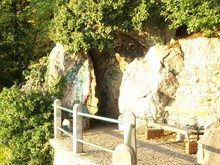
%> input picture 数字图像处理实验学长1资料/XJTU-Digital-Imagings-Process-Project-and-Experiments-main/Main Codes/homework2/Image A.jpg, 220 x 165 px, shrunk from 3648 x 2736 before the run
$ octave exercise2.m   (GNU Octave 9; MATLAB toolbox functions it lacks are replaced by stand-ins)
%> lines starting %> are read from the running program, lines starting %| are printed output that depends on the picture
% 读取两张图像，分别命名为A和B
A = imread('Image A.jpg');
%> A is the input picture: size 165x220x3 uint8; mean R, G, B 159.4, 154.7, 106.1
B = imread('Image B.jpg');
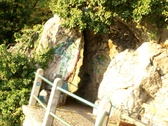
%> input picture 数字图像处理实验学长1资料/XJTU-Digital-Imagings-Process-Project-and-Experiments-main/Main Codes/homework2/Image B.jpg, 168 x 126 px, shrunk from 2785 x 2089 before the run
%> B is the input picture: size 126x168x3 uint8; mean R, G, B 151.6, 146.1, 103

% 将两张图像转换为灰度图像，分别命名为A_gray和B_gray
A_gray = rgb2gray(A);
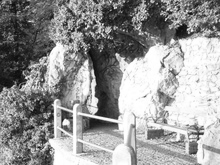
%> A_gray: size 165x220 uint8; min 7, max 255, mean 150.6
B_gray = rgb2gray(B);
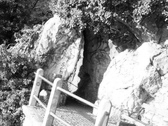
%> B_gray: size 126x168 uint8; min 2, max 255, mean 142.8

% 定义变换的初始参数，包括平移量(tx, ty)和旋转角度(theta)
tx = 0;
ty = 0;
theta = 0;

% 定义变换的步长，包括平移步长(delta_tx, delta_ty)和旋转步长(delta_theta)
delta_tx = 1;
delta_ty = 1;
delta_theta = 0.01;

% 定义变换的范围，包括平移范围(tx_min, tx_max, ty_min, ty_max)和旋转范围(theta_min, theta_max)
tx_min = -10;
tx_max = 10;
ty_min = -10;
ty_max = 10;
theta_min = -0.1;
theta_max = 0.1;

% 定义变换的终止条件，包括最大迭代次数(max_iter)和最小互信息增量(min_delta_NMI)
max_iter = 100;
min_delta_NMI = 0.001;

% 初始化迭代次数(iter)和互信息(NMI)
iter = 0;
NMI = 0;

% 进行迭代优化，直到满足终止条件
while iter < max_iter
    % 记录上一次的互信息(NMI_old)
    NMI_old = NMI;

    % 记录当前的变换参数(tx_old, ty_old, theta_old)
    tx_old = tx;
    ty_old = ty;
    theta_old = theta;

    % 计算当前的互信息(NMI)
    NMI = normalized_mutual_information(A_gray, B_gray, tx, ty, theta);
% [48 lines not run here, left out]
function NMI = normalized_mutual_information(A, B, tx, ty, theta)
    % 获取图像的大小，即行数和列数
    [rows, cols] = size(A);

    % 定义图像的中心点，即行数和列数的一半
    cx = rows / 2;
    cy = cols / 2;

    % 定义旋转矩阵
    R = [cos(theta), -sin(theta); sin(theta), cos(theta)];

    % 定义平移向量
    T = [tx; ty];

    % 初始化变换后的图像B_out
    B_out = zeros(rows, cols);

    % 遍历图像的每个像素
    for x = 1 : rows
        for y = 1 : cols
            % 计算像素相对于中心点的坐标
            p = [x - cx; y - cy];

            % 计算像素经过逆变换后的坐标
            q = R \ (p - T);

            % 计算像素相对于原点的坐标
            u = q(1) + cx;
            v = q(2) + cy;

            % 判断像素是否在图像范围内
            if u >= 1 && u <= rows && v >= 1 && v <= cols
                % 使用双线性插值法计算像素的灰度值
                i = floor(u);
                j = floor(v);
                a = u - i;
                b = v - j;
%> (the run ends here)
